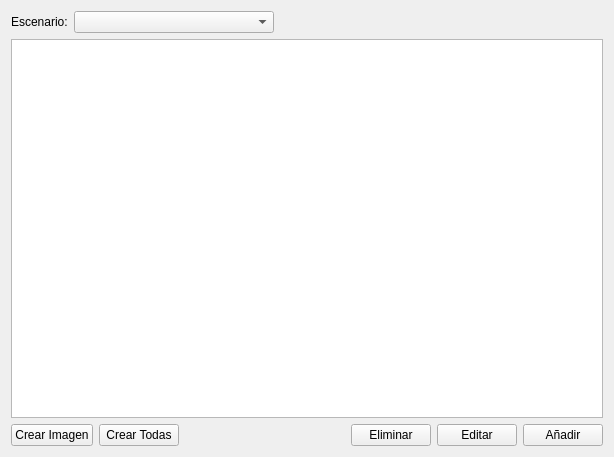
<?xml version="1.0" encoding="UTF-8"?>
<ui version="4.0">
 <class>GraphicListClass</class>
 <widget class="DataList" name="GraphicListClass">
  <property name="geometry">
   <rect>
    <x>0</x>
    <y>0</y>
    <width>614</width>
    <height>457</height>
   </rect>
  </property>
  <property name="windowTitle">
   <string>Lista de gráficos</string>
  </property>
  <layout class="QVBoxLayout" name="verticalLayout">
   <item>
    <layout class="QHBoxLayout" name="horizontalLayout_2">
     <item>
      <widget class="QLabel" name="label">
       <property name="text">
        <string>Escenario:</string>
       </property>
      </widget>
     </item>
     <item>
      <widget class="TComboBox" name="escenario">
       <property name="minimumSize">
        <size>
         <width>200</width>
         <height>0</height>
        </size>
       </property>
      </widget>
     </item>
     <item>
      <spacer name="horizontalSpacer_2">
       <property name="orientation">
        <enum>Qt::Horizontal</enum>
       </property>
       <property name="sizeHint" stdset="0">
        <size>
         <width>40</width>
         <height>20</height>
        </size>
       </property>
      </spacer>
     </item>
    </layout>
   </item>
   <item>
    <widget class="QTableWidget" name="tabla">
     <property name="editTriggers">
      <set>QAbstractItemView::NoEditTriggers</set>
     </property>
     <property name="selectionBehavior">
      <enum>QAbstractItemView::SelectRows</enum>
     </property>
    </widget>
   </item>
   <item>
    <layout class="QHBoxLayout" name="horizontalLayout">
     <item>
      <widget class="QPushButton" name="crear">
       <property name="text">
        <string>Crear Imagen</string>
       </property>
      </widget>
     </item>
     <item>
      <widget class="QPushButton" name="crearTodas">
       <property name="text">
        <string>Crear Todas</string>
       </property>
      </widget>
     </item>
     <item>
      <spacer name="horizontalSpacer">
       <property name="orientation">
        <enum>Qt::Horizontal</enum>
       </property>
       <property name="sizeHint" stdset="0">
        <size>
         <width>40</width>
         <height>20</height>
        </size>
       </property>
      </spacer>
     </item>
     <item>
      <widget class="QPushButton" name="elimina">
       <property name="text">
        <string>Eliminar</string>
       </property>
      </widget>
     </item>
     <item>
      <widget class="QPushButton" name="edita">
       <property name="text">
        <string>Editar</string>
       </property>
      </widget>
     </item>
     <item>
      <widget class="QPushButton" name="anade">
       <property name="text">
        <string>Añadir</string>
       </property>
      </widget>
     </item>
    </layout>
   </item>
  </layout>
  <action name="insertFromClipboard">
   <property name="text">
    <string>Insertar desde portapapeles</string>
   </property>
  </action>
 </widget>
 <customwidgets>
  <customwidget>
   <class>DataList</class>
   <extends>QWidget</extends>
   <header location="global">widgets/datalist.h</header>
   <container>1</container>
  </customwidget>
  <customwidget>
   <class>TComboBox</class>
   <extends>QComboBox</extends>
   <header>ts.h</header>
  </customwidget>
 </customwidgets>
 <tabstops>
  <tabstop>escenario</tabstop>
  <tabstop>tabla</tabstop>
  <tabstop>crear</tabstop>
  <tabstop>crearTodas</tabstop>
  <tabstop>elimina</tabstop>
  <tabstop>edita</tabstop>
  <tabstop>anade</tabstop>
 </tabstops>
 <resources/>
 <connections>
  <connection>
   <sender>insertFromClipboard</sender>
   <signal>triggered(bool)</signal>
   <receiver>GraphicListClass</receiver>
   <slot>dataFromClipboard(bool)</slot>
   <hints>
    <hint type="sourcelabel">
     <x>-1</x>
     <y>-1</y>
    </hint>
    <hint type="destinationlabel">
     <x>306</x>
     <y>228</y>
    </hint>
   </hints>
  </connection>
 </connections>
</ui>
